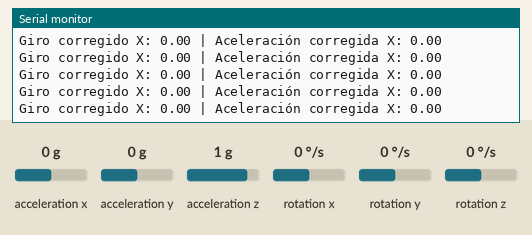
A sketch run on a simulated Arduino Uno, built with avr-gcc and run on an emulated ATmega328P. On the bench: the last lines printed to the serial monitor. Inputs (shaded band) come from the test bench; at power-on: acceleration x 0 g, rotation x 0 °/s, acceleration y 0 g, acceleration z 1 g, rotation y 0 °/s, rotation z 0 °/s.

Above: at 6.5 s.
6.6 s: acceleration x set to -1.4 g
At 6.76 s:
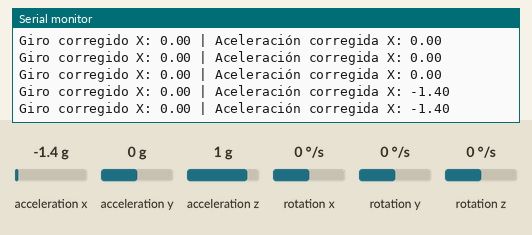
8.1 s: rotation x set to -192 °/s
At 8.12 s:
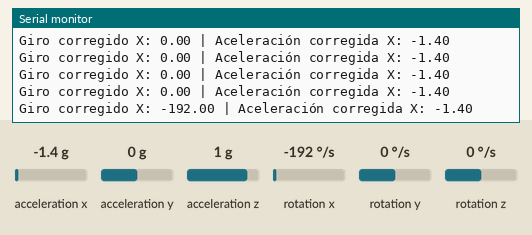
9.6 s: acceleration x set to -0.8 g
At 9.7 s:
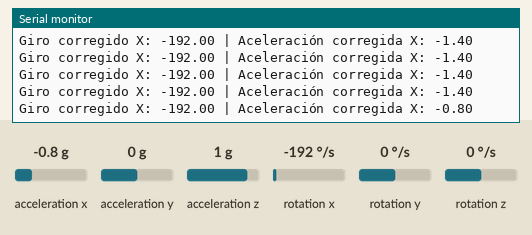
Timing chart, 0 to 12.6 s (numbered marks = the images above; inputs shaded):
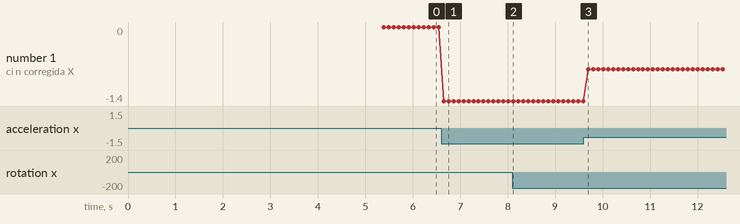

The sketch:

sendor_angulos.ino
```cpp
#include <Wire.h>
#include <MPU9250_asukiaaa.h>

MPU9250_asukiaaa mpu;

float gyroBiasX = 0, accelBiasX = 0;
const int N = 500;

void setup() {
  Serial.begin(115200);
  Wire.begin();
  mpu.setWire(&Wire);
  mpu.beginAccel();
  mpu.beginGyro();
  delay(1000);

  Serial.println("Calibrando...");

  for (int i = 0; i < N; i++) {
    mpu.accelUpdate();
    mpu.gyroUpdate();
    gyroBiasX += mpu.gyroX();
    accelBiasX += mpu.accelX();
    delay(5);
  }

  gyroBiasX /= N;
  accelBiasX /= N;

  Serial.print("Bias del giroscopio X: ");
  Serial.println(gyroBiasX);
  Serial.print("Bias del acelerómetro X: ");
  Serial.println(accelBiasX);
}

void loop() {
  mpu.accelUpdate();
  mpu.gyroUpdate();

  float gyroX_corr = mpu.gyroX() - gyroBiasX;
  float accelX_corr = mpu.accelX() - accelBiasX;

  Serial.print("Giro corregido X: ");
  Serial.print(gyroX_corr);
  Serial.print(" | Aceleración corregida X: ");
  Serial.println(accelX_corr);

  delay(100);
}
```

Measured:
- after the input at 6.6 s, the serial monitor: prints a new line after 0.05 s (image 1)
- after the input at 8.1 s, the serial monitor: prints a new line at once (image 2)
- after the input at 9.6 s, the serial monitor: prints a new line after 0.10 s (image 3)
- plotted number 1: 0 → -1.4 after the input at 6.6 s, -1.4 → -0.8 after the input at 9.6 s
